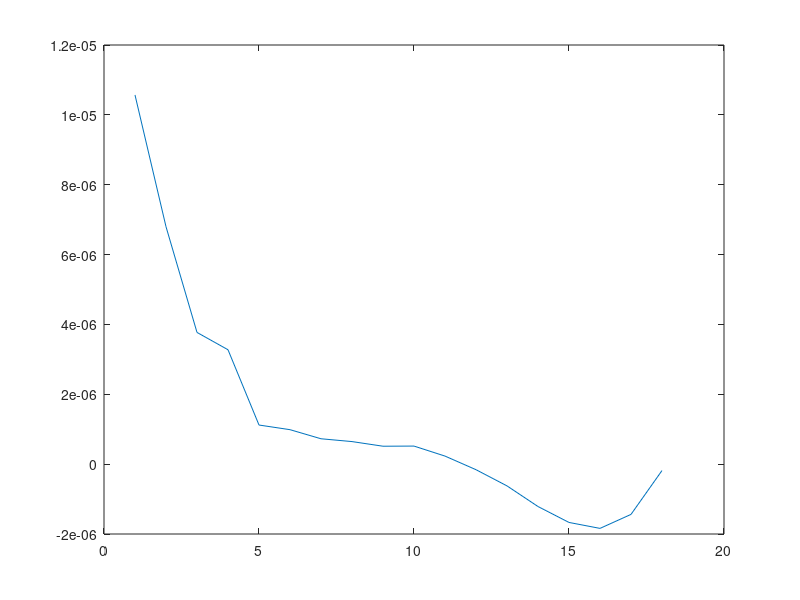

Write MATLAB code to recreate this figure. (Note: this script raises an error after producing the figure.)
delta=300;
%t=0.1:0.01:0.3;
t=0.1;
sigma=1./t'*linspace(5,10,20);

a=sqrt(pi/8)*sigma./erf(repmat(t',1,size(sigma,2))/2/sqrt(2).*sigma);

basicstep=100;

sz=[1,0;0,-1];
sx=[0,1;1,0];
sy=[0,-1i;1i,0];
s0=[0;1];

sop=zeros(size(sigma));
w0=1000;

for i=1:length(t)
    for j=1:size(sigma,2)
        s0=[0;1];
        if t(i)*sigma(i,j)<6
            dt=linspace(-t(i)/2,t(i)/2,basicstep);
        else
            dt=-t(i)/2:6/sigma(i,j)/basicstep:t(i)/2;
%             tmp=linspace(3/sigma(i,j),t(i)/2,50);
%             tmp=tmp(2:end);
%             dt=[fliplr(-tmp),linspace(-3/sigma(i,j),3/sigma(i,j),basicstep),tmp];
        end
        for l=1:length(dt)-1
            H=w0/2*sz+a(i,j)*exp(-dt(l)^2/2*sigma(i,j)^2)*2*cos((w0+delta)*dt(l))*sx;
            s0=expm(-1i*(dt(l+1)-dt(l))*H)*s0;
        end
        sop(i,j)=norm(s0(1))^2;
    end
end
%  [popt,sigmaopt]=min(sop,[],2);
%  figure;plot(t*delta,popt);
%  figure;plot(t*delta,sigmaopt);
%%
figure;
plot(diff(sop,2,2)');
%%
figure;plot(t*sigma(1:100),sop(1,1:100));